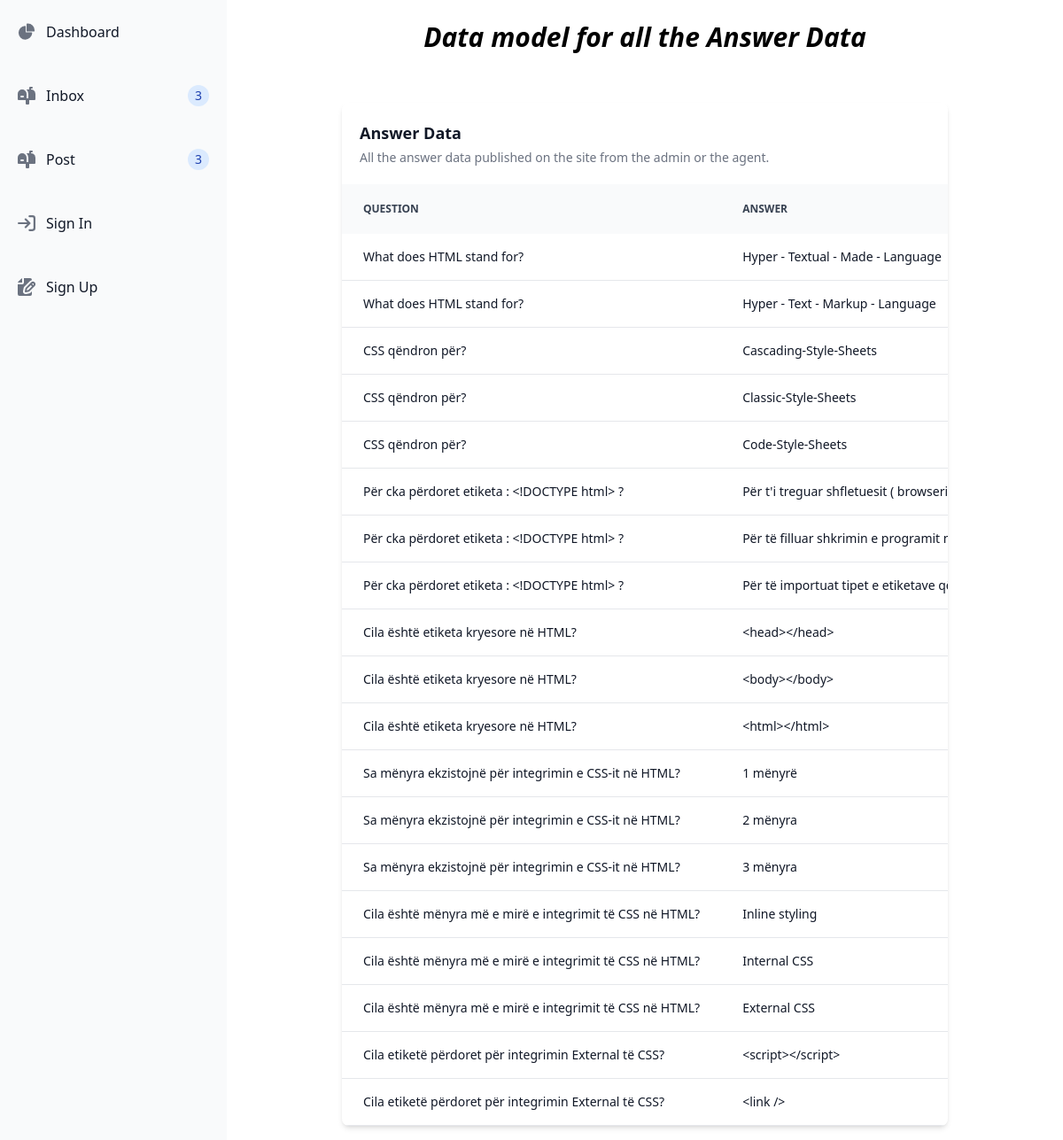
Screenshot of /dashboard/answerData/ with the database file from the repository.
### challenges/models.py (models this page shows, shortened)
class Answer(models.Model):
    question = models.ForeignKey(Question, on_delete=models.CASCADE)
    text = models.CharField(max_length=255)
    is_correct = models.BooleanField(default=False)

class Question(models.Model):
    quiz = models.ForeignKey(Quiz, on_delete=models.CASCADE)
    text = models.TextField()
    def __str__(self):
        return self.text

### dashboard/views.py (the view)
# urls.py: path('answerData/', views.answerData, name="answerData"),
def answerData(request):
    answer_data = Answer.objects.all()
    return render(request, "dashboard/answerData.html", {
        'answer_data': answer_data,
    })

### dashboard/templates/dashboard/answerData.html (shortened to what this page needs)
{% extends "dashboard/base.html" %}
{% block content %}
<div class="p-4 sm:ml-64 flex flex-col justify-center items-center">
    <h1 class="text-3xl my-2 font-semibold italic mb-14">Data model for all the Answer Data</h1>
    <div class="w-3/4 relative overflow-x-auto shadow-md sm:rounded-lg">
        <table class="w-full text-sm text-left rtl:text-right text-gray-500 dark:text-gray-400">
            <caption class="p-5 text-lg font-semibold text-left rtl:text-right text-gray-900 bg-white dark:text-white dark:bg-gray-800">
                Answer Data
                <p class="mt-1 text-sm font-normal text-gray-500 dark:text-gray-400">All the answer data published on the site from the admin or the agent.</p>
            </caption>
            <thead class="text-xs text-gray-700 uppercase bg-gray-50 dark:bg-gray-700 dark:text-gray-400">
                <tr>
                    <th scope="col" class="px-6 py-3">
                        Question
                    </th>
                    <th scope="col" class="px-6 py-3">
                        Answer
                    </th>
                </tr>
            </thead>
            {% if answer_data %}
                <tbody>
                    {% for item in answer_data %}
                        <tr class="text-gray-900 bg-white border-b dark:bg-gray-800 dark:border-gray-700">
                            <th scope="row" class="px-6 py-4 font-medium text-gray-900 whitespace-nowrap dark:text-white">
                                {{ item.question }}
                            </th>
                            <th scope="row" class="px-6 py-4 font-medium text-gray-900 whitespace-nowrap dark:text-white">
                                {{ item.text }}
                            </th>
                        </tr>
                    {% endfor %}
                </tbody>
            {% endif %}
        </table>
    </div>
</div>
{% endblock %}

### rows the page displays
Answer: question "What does HTML stand for?", text "Hyper - Textual - Made - Language"
Answer: question "What does HTML stand for?", text "Hyper - Text - Markup - Language"
Answer: question "CSS qëndron për?", text "Cascading-Style-Sheets"
Answer: question "CSS qëndron për?", text "Classic-Style-Sheets"
Answer: question "CSS qëndron për?", text "Code-Style-Sheets"
Answer: question "Për cka përdoret etiketa : <!DOCTYPE html> ?", text "Për t'i treguar shfletuesit (…"
Answer: question "Për cka përdoret etiketa : <!DOCTYPE html> ?", text "Për të filluar shkrimin e programit…"
Answer: question "Për cka përdoret etiketa : <!DOCTYPE html> ?", text "Për të importuat tipet e etiketave…"
Answer: question "Cila është etiketa kryesore në HTML?", text "<head></head>"
Answer: question "Cila është etiketa kryesore në HTML?", text "<body></body>"
Answer: question "Cila është etiketa kryesore në HTML?", text "<html></html>"
Answer: question "Sa mënyra ekzistojnë për integrimin e CSS-it në HTML?", text "1 mënyrë"
Answer: question "Sa mënyra ekzistojnë për integrimin e CSS-it në HTML?", text "2 mënyra"
Answer: question "Sa mënyra ekzistojnë për integrimin e CSS-it në HTML?", text "3 mënyra"
Answer: question "Cila është mënyra më e mirë e integrimit të CSS në HTML?", text "Inline styling"
Answer: question "Cila është mënyra më e mirë e integrimit të CSS në HTML?", text "Internal CSS"
Answer: question "Cila është mënyra më e mirë e integrimit të CSS në HTML?", text "External CSS"
Answer: question "Cila etiketë përdoret për integrimin External të CSS?", text "<script></script>"
Answer: question "Cila etiketë përdoret për integrimin External të CSS?", text "<link />"
